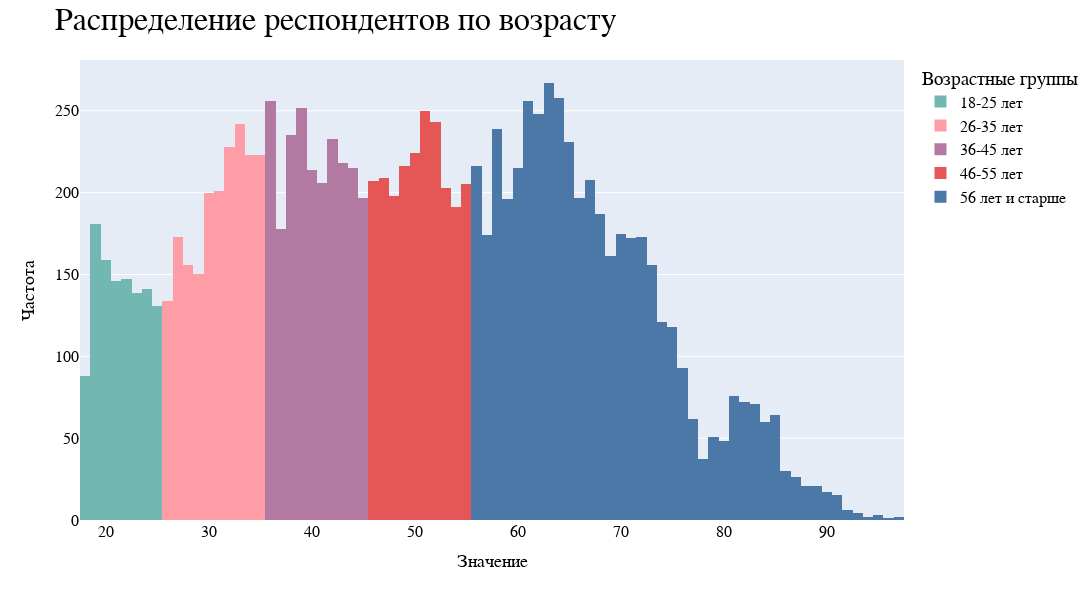

This figure's notebook cell:
### Code cell
age_data = data[["Age", "Age group", "Gender"]]
age_data = age_data.sort_values(by = "Age", ascending = True).reset_index().drop(["index"], axis = 1)

fig = px.histogram(data_frame = age_data, x = age_data["Age"], 
                   color = age_data["Age group"], color_discrete_map = {"18-25 лет" : colors[6], 
                                                                        "26-35 лет" : colors[2],
                                                                        "36-45 лет" : colors[3],
                                                                        "46-55 лет" : colors[7],
                                                                        "56 лет и старше" : colors[9]})

fig.update_yaxes(title = "Частота", title_font = dict(size = 18, family = 'Montserrat', color = 'black'))
fig.update_xaxes(title = "Значение", title_font = dict(size = 18, family = 'Montserrat', color = 'black'))

fig.update_layout(title = "Распределение респондентов по возрасту",
                  font_family = "Montserrat",
                  font_color = "black",
                  title_font_size = 32)

fig.update_layout(legend_title_text = "Возрастные группы")
fig.update_layout(height = 600, width = 1200)
fig.update_layout(font_family = "Montserrat", font_size = 16, title_font_family = "Montserrat", font_color = "black")

fig.show()

### Figure 1 — Plotly figure (JSON) as saved in the notebook; plotly's stock layout.template omitted (floating-point values rounded to 4 significant figures; data arrays with more than 128 entries replaced by an {"elided": "..."} marker saying what was removed)
{"data": [{"alignmentgroup": "True", "bingroup": "x", "hovertemplate": "Age group=18-25 лет<br>Age=%{x}<br>count=%{y}<extra></extra>", "legendgroup": "18-25 лет", "marker": {"color": "#72B7B2", "pattern": {"shape": ""}}, "name": "18-25 лет", "offsetgroup": "18-25 лет", "orientation": "v", "showlegend": true, "type": "histogram", "x": {"elided": "1132 int values"}, "xaxis": "x", "yaxis": "y"}, {"alignmentgroup": "True", "bingroup": "x", "hovertemplate": "Age group=26-35 лет<br>Age=%{x}<br>count=%{y}<extra></extra>", "legendgroup": "26-35 лет", "marker": {"color": "#FF9DA6", "pattern": {"shape": ""}}, "name": "26-35 лет", "offsetgroup": "26-35 лет", "orientation": "v", "showlegend": true, "type": "histogram", "x": {"elided": "1930 int values"}, "xaxis": "x", "yaxis": "y"}, {"alignmentgroup": "True", "bingroup": "x", "hovertemplate": "Age group=36-45 лет<br>Age=%{x}<br>count=%{y}<extra></extra>", "legendgroup": "36-45 лет", "marker": {"color": "#B279A2", "pattern": {"shape": ""}}, "name": "36-45 лет", "offsetgroup": "36-45 лет", "orientation": "v", "showlegend": true, "type": "histogram", "x": {"elided": "2204 int values"}, "xaxis": "x", "yaxis": "y"}, {"alignmentgroup": "True", "bingroup": "x", "hovertemplate": "Age group=46-55 лет<br>Age=%{x}<br>count=%{y}<extra></extra>", "legendgroup": "46-55 лет", "marker": {"color": "#E45756", "pattern": {"shape": ""}}, "name": "46-55 лет", "offsetgroup": "46-55 лет", "orientation": "v", "showlegend": true, "type": "histogram", "x": {"elided": "2146 int values"}, "xaxis": "x", "yaxis": "y"}, {"alignmentgroup": "True", "bingroup": "x", "hovertemplate": "Age group=56 лет и старше<br>Age=%{x}<br>count=%{y}<extra></extra>", "legendgroup": "56 лет и старше", "marker": {"color": "#4C78A8", "pattern": {"shape": ""}}, "name": "56 лет и старше", "offsetgroup": "56 лет и старше", "orientation": "v", "showlegend": true, "type": "histogram", "x": {"elided": "4750 int values"}, "xaxis": "x", "yaxis": "y"}], "layout": {"barmode": "relative", "font": {"color": "black", "family": "Montserrat", "size": 16}, "height": 600, "legend": {"title": {"text": "Возрастные группы"}, "tracegroupgap": 0}, "margin": {"t": 60}, "title": {"font": {"family": "Montserrat", "size": 32}, "text": "Распределение респондентов по возрасту"}, "width": 1200, "xaxis": {"anchor": "y", "domain": [0, 1], "title": {"font": {"color": "black", "family": "Montserrat", "size": 18}, "text": "Значение"}}, "yaxis": {"anchor": "x", "domain": [0, 1], "title": {"font": {"color": "black", "family": "Montserrat", "size": 18}, "text": "Частота"}}}}
